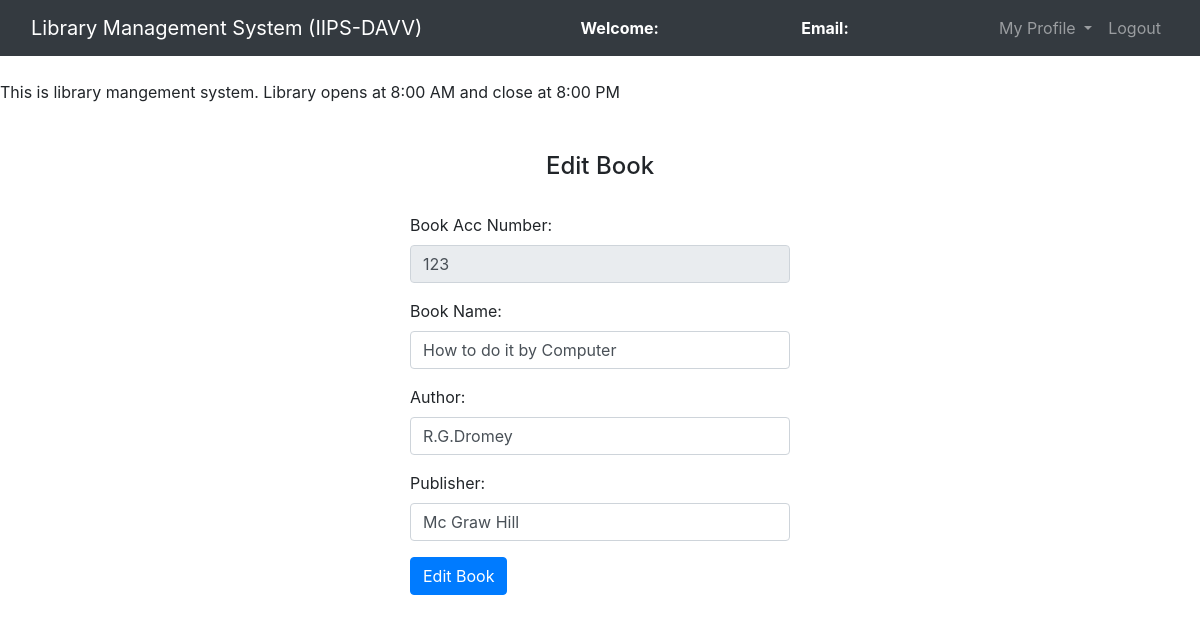
The app's page /admin/edit_book.php?bn=123 with its own data.
### tables this page shows
CREATE TABLE `book` (
  `book_id` int(11) NOT NULL,
  `book_name` varchar(100) NOT NULL,
  `author` varchar(200) DEFAULT NULL,
  `publisher` varchar(100) DEFAULT NULL,
  `cl_no` int(11) DEFAULT NULL
);

### admin/edit_book.php (the view, shortened to what this page needs)
<?php
	$connection = mysqli_connect("localhost","root","");
	$book_id = "";
	$book_name = "";
	$author = "";
	$publisher = "";
	$query = "select * from book where book_id = $_GET[bn]";
	$query_run = mysqli_query($connection,$query);
	while ($row = mysqli_fetch_assoc($query_run)){
		$book_id = $row['book_id'];
		$book_name = $row['book_name'];
		$author = $row['author'];
		$publisher = $row['publisher'];
	}
?>
<!DOCTYPE html>
<html>
<head>
	<link rel="stylesheet" type="text/css" href="../bootstrap-4.4.1/css/bootstrap.min.css">
</head>
<body>
	<nav class="navbar navbar-expand-lg navbar-dark bg-dark">
		<div class="container-fluid">
			<div class="navbar-header">
				<a class="navbar-brand" href="admin_dashboard.php">Library Management System (IIPS-DAVV)</a>
			</div>
			<font style="color: white"><span><strong>Welcome: <?php echo $_SESSION['name'];?></strong></span></font>
			<font style="color: white"><span><strong>Email: <?php echo $_SESSION['email'];?></strong></font>
		    <ul class="nav navbar-nav navbar-right">
		      <li class="nav-item dropdown">
	        	<a class="nav-link dropdown-toggle" data-toggle="dropdown">My Profile </a>
		      </li>
		      <li class="nav-item">
		        <a class="nav-link" href="../logout.php">Logout</a>
		      </li>
		    </ul>
		</div>
	</nav><br>
	<span><marquee>This is library mangement system. Library opens at 8:00 AM and close at 8:00 PM</marquee></span><br><br>
		<center><h4>Edit Book</h4><br></center>
		<div class="row">
			<div class="col-md-4"></div>
			<div class="col-md-4">
				<form action="" method="post">
					<div class="form-group">
						<label for="book_id">Book Acc Number:</label>
						<input type="text" name="book_id" value="<?php echo $book_id;?>" class="form-control" disabled required>
					</div>
					<div class="form-group">
						<label for="book_name">Book Name:</label>
						<input type="text" name="book_name" value="<?php echo $book_name;?>" class="form-control" required>
					</div>
					<div class="form-group">
						<label for="author">Author:</label>
						<input type="text" name="author" value="<?php echo $author;?>" class="form-control" required>
					</div>
					<div class="form-group">
						<label for="publisher">Publisher:</label>
						<input type="text" name="publisher" value="<?php echo $publisher;?>" class="form-control" required>
					</div>
					<button type="submit" name="update" class="btn btn-primary">Edit Book</button>
				</form>
			</div>
			<div class="col-md-4"></div>
		</div>
</body>
</html>

### records on screen
book: book_id "123", book_name "How to do it by Computer", author "R.G.Dromey", publisher "Mc Graw Hill"
